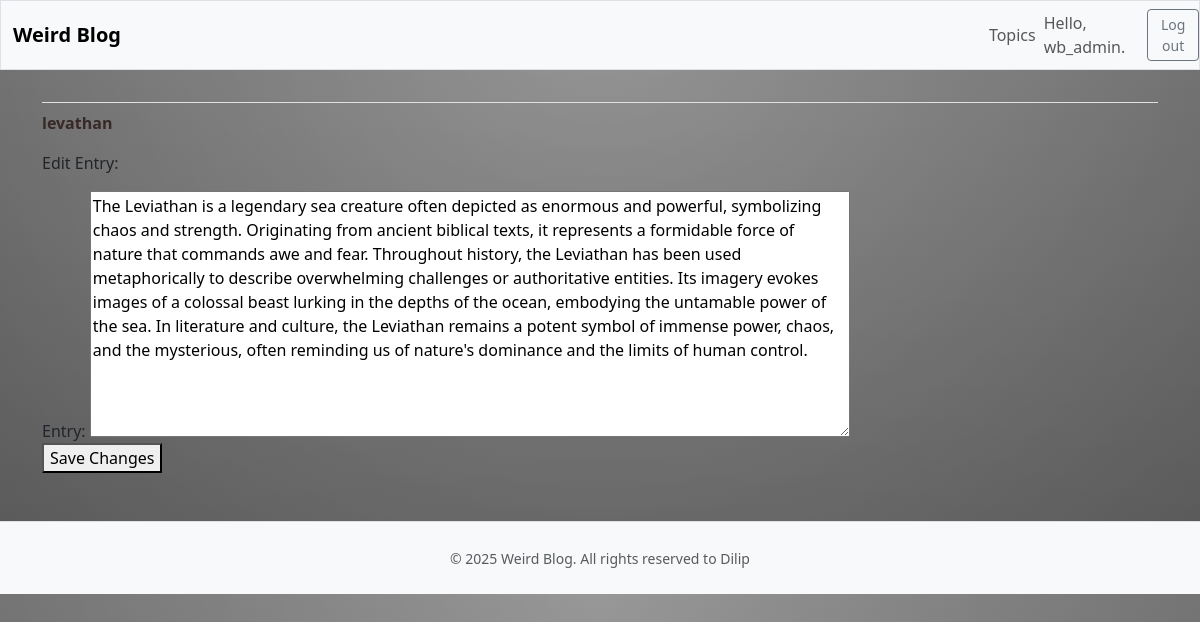
The page /edit_entry/1/ (signed in) on the database its author committed.
### weird_blog/models.py (models this page shows, shortened)
class Topic(models.Model):
    text = models.CharField(max_length = 200)
    date_added = models.DateTimeField(auto_now_add = True)
    owner = models.ForeignKey(User, on_delete= models.CASCADE)

class Entry(models.Model):
    topic = models.ForeignKey(Topic, on_delete = models.CASCADE)
    text = models.TextField()
    date_added = models.DateTimeField(auto_now_add = True)
    class Meta():
        verbose_name_plural = 'entries'

### weird_blog/views.py (the view)
# urls.py: path('edit_entry/<int:entry_id>/', views.edit_entry, name= 'edit_entry'),
@login_required
def edit_entry(request, entry_id):
    entry = Entry.objects.get(id=entry_id)
    topic = entry.topic
    if topic.owner != request.user:
        raise Http404
    if request.method != 'POST':
        form = EntryForm(instance=entry)
    else:
        form = EntryForm(instance= entry, data = request.POST)
        if form.is_valid():
            form.save()
            return redirect('weird_blog:topic', topic_id= topic.id)
    context = {'entry':  entry, 'topic': topic, 'form': form}
    return render(request, 'weird_blog/edit_entry.html', context)

### weird_blog/forms.py
class EntryForm(forms.ModelForm):
    class Meta:
        model = Entry
        fields = ['text'] # This line is also essential for EntryForm
        labels = {'text': 'Entry:'} # Optional: customize the label
        widgets = {'text': forms.Textarea(attrs={'cols': 80})} # Optional: make textarea wider

### weird_blog/templates/weird_blog/edit_entry.html (shortened to what this page needs)
{% extends "weird_blog/base.html" %}
{% block content %}
<p>
    <a href="{% url 'weird_blog:topic' topic.id %}">{{ topic.text }}</a>
</p>
<p>
    Edit Entry:
</p>
<form action="{% url 'weird_blog:edit_entry' entry.id %}" method="post">
    {{form.as_div}}
    <button name="Submit">Save Changes</button>
</form>
{% endblock content %}

### weird_blog/templates/weird_blog/base.html (shortened to what this page needs)
<!DOCTYPE html>
<html lang="en">
<head>
    {% load static %}
    {% load django_bootstrap5 %}
    {% bootstrap_css %}
</head>
<body>
    <nav class="navbar navbar-expand-md navbar-light bg-light mb-4 border">
        <div class="container-fluid">
            <a href="{%url 'weird_blog:index' %}" class="navbar-brand text-decoration-none">Weird Blog </a>
        </div>
        <div class="collapse navbar-collapse" id="navbarCollapse">
            <ul class="navbar-nav ms-auto mb-8 mb-md-50">
                <li class="nav-item">
                    <a href="{% url 'weird_blog:topics' %}" class="nav-link">Topics</a>
                </li>
            </ul>
            <ul class="navbar-nav ms-auto mb-2 mb-md-0">
                {% if user.is_authenticated %}
                <li class="nav-item">
                    <span class="navbar-text me-2">Hello, {{user.username }}.</span>
                </li>
                {% endif %}
            </ul>
            {% if user.is_authenticated %}
            <form action="{% url 'accounts:logout' %}" method="post">
                <button name="submit" class="btn btn-outline-secondary btn-sm">Log out</button>
            </form>
            {% endif %}
        </div>
    </nav>
    <main class="container">
        <div class="pb-2 mb-2 border-bottom">
        </div>
        <div>
            {% block content %} {% endblock content %}
        </div>
    </main>
    <footer class="text-center text-muted py-4 mt-5 border-top bg-light">
        <div>
            <small>© {% now "Y" %} Weird Blog. All rights reserved to Dilip</small>
        </div>
    </footer>
</body>
</html>

### weird_blog/templates/weird_blog/base.html (style rules this page uses)
body { background: linear-gradient(to bottom, rgba(255, 255, 255, 0.15) 0%, rgba(0, 0, 0, 0.15) 100%), radial-gradient(at top center, rgba(255, 255, 255, 0.40) 0%, rgba(0, 0, 0, 0.40) 120%) #989898; background-blend-mode: multiply, multiply; }
a { color: #382828; text-decoration: none; font-weight: bold; }

### rows shown on the page
Topic: text "levathan"
Entry: text "The Leviathan is a legendary sea creature often depicted as enormous and powerful, symbolizing chaos and strength. Originating from ancient biblical texts, it represents a formidable force of nature that commands awe and fear. Throughout history, the Leviathan has been used metaphorically to describe overwhelming challenges or authoritative entities. Its imagery evokes images of a colossal beast lurking in the depths of the ocean, embodying the untamable power of the sea. In literature and culture, the Leviathan remains a potent symbol of immense power, chaos, and the mysterious, often reminding us of nature's dominance and the limits of human control."

### other values the page prints
{{ user.username }} "wb_admin"
